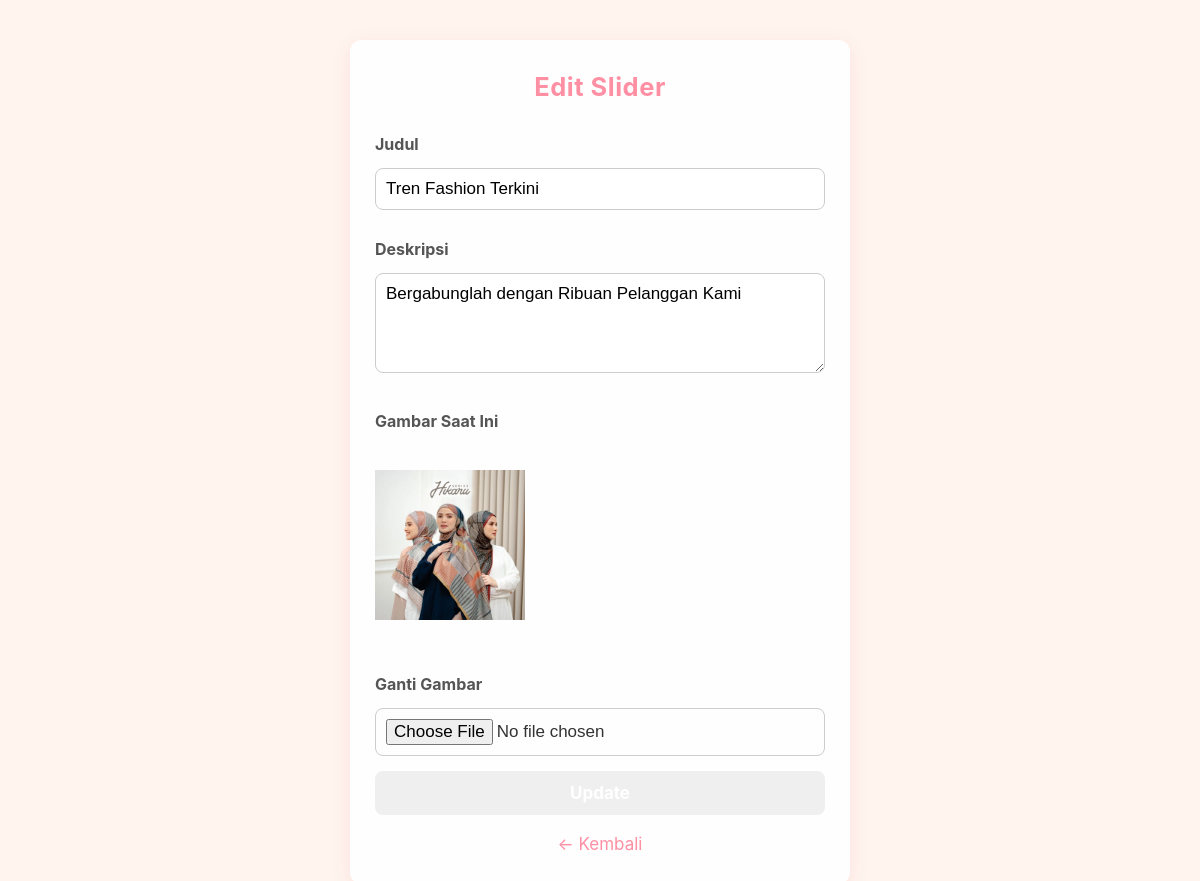
The app's page /admin/edit_slider.php?id=4 (signed in) with its own data.
### tables this page shows
CREATE TABLE `slider` (
  `id` int(11) NOT NULL,
  `gambar` varchar(255) DEFAULT NULL,
  `judul` varchar(255) DEFAULT NULL,
  `deskripsi` text DEFAULT NULL,
  `id_admin` int(11) DEFAULT NULL
);

### admin/edit_slider.php (the view, shortened to what this page needs)
<?php
include_once __DIR__ . '/../koneksi.php';
$id = intval($_GET['id']);
$data = mysqli_fetch_assoc(mysqli_query($koneksi, "SELECT * FROM slider WHERE id=$id"));
?>
<!DOCTYPE html>
<html>
<head>
    <link rel="stylesheet" href="../style.css">
</head>
<body>
<div class="form-container">
    <h2>Edit Slider</h2>
    <form method="POST" enctype="multipart/form-data">
    <form method="POST">
        <label>Judul</label>
        <input type="text" name="judul" value="<?php echo htmlspecialchars($data['judul']); ?>" required>
        <label>Deskripsi</label>
        <textarea name="deskripsi" required><?php echo htmlspecialchars($data['deskripsi']); ?></textarea>
        <label>Gambar Saat Ini</label><br>
        <img src="<?php echo IMAGES_URL . htmlspecialchars($data['gambar']); ?>" width="150"><br><br>
        <label>Ganti Gambar</label>
        <input type="file" name="gambar" accept="image/*">
        <button type="submit" name="submit">Update</button>
    </form>
    <div class="form-back-container">
        <a href="slider.php" class="form-back">← Kembali</a>
    </div>
</div>
</body>
</html>

### style.css (style rules this page uses)
* { margin: 0; padding: 0; box-sizing: border-box; font-family: 'Inter', 'Segoe UI', Tahoma, Geneva, Verdana, sans-serif; -webkit-font-smoothing: antialiased; -moz-osx-font-smoothing: grayscale; text-rendering: optimizeLegibility; }
body { background: #fff5ee; color: #333333; font-size: 17px; line-height: 1.75; }
h1, h2, h3, h4, h5, h6 { margin-top: 0; margin-bottom: 0.85rem; }
label { display: inline-block; margin-bottom: 0.35rem; }
body, button, input, textarea, select, a { font-family: inherit; }
h1, h2, h3, h4, h5, h6 { font-weight: 700; letter-spacing: 0.02em; color: #1f1f1f; }
p, label, span, li, a { color: #444444; }
button, input, textarea, select { font-size: 15px; }
.form-container { max-width: 600px; margin: 30px auto; padding: 30px; background: white; border-radius: 8px; box-shadow: 0 4px 8px rgba(0, 0, 0, 0.1); }
.form-container h2 { margin-bottom: 20px; color: #333; text-align: center; }
.form-container label { display: block; margin-bottom: 5px; color: #555; font-weight: bold; font-size: 16px; }
.form-container input, .form-container textarea, .form-container select { width: 100%; padding: 10px; margin-bottom: 15px; border: 1px solid #ddd; border-radius: 4px; font-family: Arial, sans-serif; font-size: 1em; }
.form-container textarea { resize: vertical; min-height: 100px; }
.form-container button { width: 100%; padding: 12px; background: linear-gradient(135deg, #ffb0b5 100%); color: white; border: none; border-radius: 4px; font-size: 1em; font-weight: bold; cursor: pointer; transition: 0.3s; }
.form-back-container { margin-top: 15px; text-align: center; }
.form-back { color: #ff8fa3; text-decoration: none; }
.form-container { max-width: 500px; margin: 40px auto; padding: 25px; background: rgba(255, 255, 255, 0.95); border-radius: 12px; box-shadow: 0 5px 20px rgba(216, 27, 96, 0.1); }
.form-container h2 { text-align: center; color: #ff8fa3; margin-bottom: 20px; }
.form-container label { font-weight: bold; margin-top: 10px; display: block; }
.form-container input, .form-container textarea { width: 100%; padding: 10px; margin-top: 5px; border-radius: 8px; border: 1px solid #ccc; margin-bottom: 15px; }
.form-container button { width: 100%; padding: 12px; background: linear-gradient(135deg, #ffb0b5 100%); color: white; border: none; border-radius: 8px; font-weight: bold; cursor: pointer; }
.form-back-container { text-align: center; margin-top: 15px; }

### records on screen
slider: judul "Tren Fashion Terkini", deskripsi "Bergabunglah dengan Ribuan Pelanggan Kami", gambar (picture)
